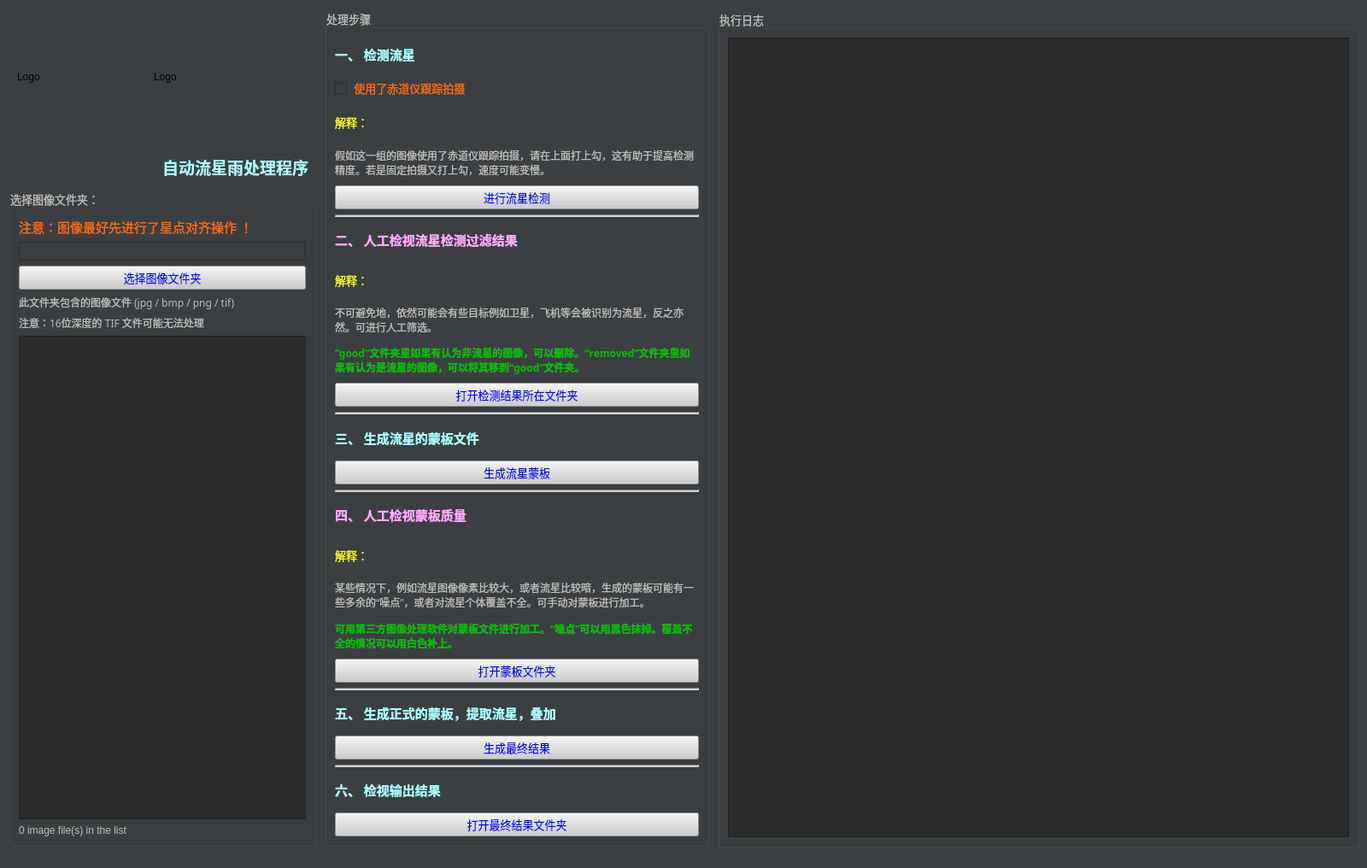
<?xml version="1.0" encoding="UTF-8"?>
<ui version="4.0">
 <class>MainWindow</class>
 <widget class="QMainWindow" name="MainWindow">
  <property name="geometry">
   <rect>
    <x>0</x>
    <y>0</y>
    <width>1600</width>
    <height>1016</height>
   </rect>
  </property>
  <property name="font">
   <font>
    <family>微软雅黑</family>
    <pointsize>10</pointsize>
   </font>
  </property>
  <property name="windowTitle">
   <string>Auto meteor shower</string>
  </property>
  <property name="autoFillBackground">
   <bool>false</bool>
  </property>
  <property name="styleSheet">
   <string notr="true">background-color: rgb(60, 63, 65);</string>
  </property>
  <widget class="QWidget" name="centralwidget">
   <widget class="QLabel" name="logoLabel">
    <property name="geometry">
     <rect>
      <x>20</x>
      <y>10</y>
      <width>160</width>
      <height>160</height>
     </rect>
    </property>
    <property name="minimumSize">
     <size>
      <width>160</width>
      <height>160</height>
     </size>
    </property>
    <property name="maximumSize">
     <size>
      <width>160</width>
      <height>160</height>
     </size>
    </property>
    <property name="text">
     <string>Logo</string>
    </property>
   </widget>
   <widget class="QGroupBox" name="groupBox_3">
    <property name="geometry">
     <rect>
      <x>10</x>
      <y>221</y>
      <width>360</width>
      <height>770</height>
     </rect>
    </property>
    <property name="maximumSize">
     <size>
      <width>400</width>
      <height>16777215</height>
     </size>
    </property>
    <property name="font">
     <font>
      <family>微软雅黑</family>
      <pointsize>10</pointsize>
     </font>
    </property>
    <property name="styleSheet">
     <string notr="true">color: rgb(187, 187, 187);</string>
    </property>
    <property name="title">
     <string>选择图像文件夹：</string>
    </property>
    <layout class="QVBoxLayout" name="verticalLayout_3">
     <item>
      <widget class="QLabel" name="label">
       <property name="font">
        <font>
         <family>微软雅黑</family>
         <pointsize>11</pointsize>
         <weight>50</weight>
         <bold>false</bold>
        </font>
       </property>
       <property name="styleSheet">
        <string notr="true">color: rgb(255, 108, 0);</string>
       </property>
       <property name="text">
        <string>注意：图像最好先进行了星点对齐操作 ！</string>
       </property>
      </widget>
     </item>
     <item>
      <widget class="QLineEdit" name="folderNameText">
       <property name="font">
        <font>
         <family>Arial</family>
        </font>
       </property>
       <property name="styleSheet">
        <string notr="true">color: rgb(255, 255, 0);</string>
       </property>
       <property name="readOnly">
        <bool>true</bool>
       </property>
      </widget>
     </item>
     <item>
      <widget class="QPushButton" name="selectFolderButton">
       <property name="font">
        <font>
         <family>微软雅黑</family>
         <pointsize>10</pointsize>
        </font>
       </property>
       <property name="styleSheet">
        <string notr="true">background-color: rgb(205, 205, 205);
color: rgb(0, 0, 255);</string>
       </property>
       <property name="text">
        <string>选择图像文件夹</string>
       </property>
      </widget>
     </item>
     <item>
      <widget class="QLabel" name="label_2">
       <property name="font">
        <font>
         <family>微软雅黑</family>
         <pointsize>9</pointsize>
        </font>
       </property>
       <property name="text">
        <string>此文件夹包含的图像文件 (jpg / bmp / png / tif)</string>
       </property>
      </widget>
     </item>
     <item>
      <widget class="QLabel" name="label_17">
       <property name="font">
        <font>
         <family>微软雅黑</family>
         <pointsize>9</pointsize>
        </font>
       </property>
       <property name="text">
        <string>注意：16位深度的 TIF 文件可能无法处理</string>
       </property>
      </widget>
     </item>
     <item>
      <widget class="QListView" name="listView">
       <property name="font">
        <font>
         <family>Arial</family>
         <pointsize>10</pointsize>
        </font>
       </property>
       <property name="styleSheet">
        <string notr="true">background-color: rgb(43, 43, 43);
color: rgb(187, 187, 187);</string>
       </property>
      </widget>
     </item>
     <item>
      <widget class="QLabel" name="fileNumberLabel">
       <property name="font">
        <font>
         <family>Arial</family>
        </font>
       </property>
       <property name="text">
        <string>0 image file(s) in the list</string>
       </property>
      </widget>
     </item>
    </layout>
   </widget>
   <widget class="QGroupBox" name="groupBox">
    <property name="geometry">
     <rect>
      <x>380</x>
      <y>10</y>
      <width>450</width>
      <height>981</height>
     </rect>
    </property>
    <property name="minimumSize">
     <size>
      <width>360</width>
      <height>0</height>
     </size>
    </property>
    <property name="font">
     <font>
      <family>微软雅黑</family>
      <pointsize>10</pointsize>
     </font>
    </property>
    <property name="styleSheet">
     <string notr="true">color: rgb(187, 187, 187);</string>
    </property>
    <property name="title">
     <string>处理步骤</string>
    </property>
    <layout class="QVBoxLayout" name="verticalLayout">
     <item>
      <widget class="QLabel" name="label_4">
       <property name="font">
        <font>
         <family>微软雅黑</family>
         <pointsize>11</pointsize>
         <weight>75</weight>
         <bold>true</bold>
        </font>
       </property>
       <property name="styleSheet">
        <string notr="true">color: rgb(170, 255, 255);</string>
       </property>
       <property name="text">
        <string>一、 检测流星</string>
       </property>
      </widget>
     </item>
     <item>
      <widget class="QCheckBox" name="isEQmountCheckBox">
       <property name="font">
        <font>
         <family>微软雅黑</family>
         <pointsize>10</pointsize>
        </font>
       </property>
       <property name="styleSheet">
        <string notr="true">color: rgb(255, 108, 0);</string>
       </property>
       <property name="text">
        <string> 使用了赤道仪跟踪拍摄</string>
       </property>
      </widget>
     </item>
     <item>
      <widget class="QLabel" name="label_15">
       <property name="font">
        <font>
         <family>微软雅黑</family>
         <pointsize>10</pointsize>
         <weight>50</weight>
         <bold>false</bold>
        </font>
       </property>
       <property name="styleSheet">
        <string notr="true">color: rgb(255, 255, 0);</string>
       </property>
       <property name="text">
        <string>解释：</string>
       </property>
      </widget>
     </item>
     <item>
      <widget class="QLabel" name="label_16">
       <property name="font">
        <font>
         <family>微软雅黑</family>
         <pointsize>9</pointsize>
         <weight>50</weight>
         <bold>false</bold>
        </font>
       </property>
       <property name="text">
        <string>假如这一组的图像使用了赤道仪跟踪拍摄，请在上面打上勾，这有助于提高检测精度。若是固定拍摄又打上勾，速度可能变慢。</string>
       </property>
       <property name="wordWrap">
        <bool>true</bool>
       </property>
      </widget>
     </item>
     <item>
      <widget class="QPushButton" name="doDetectionButton">
       <property name="font">
        <font>
         <family>微软雅黑</family>
         <pointsize>10</pointsize>
        </font>
       </property>
       <property name="styleSheet">
        <string notr="true">background-color: rgb(205, 205, 205);
alternate-background-color: rgb(187, 187, 187);
color: rgb(0, 0, 255);</string>
       </property>
       <property name="text">
        <string>进行流星检测</string>
       </property>
      </widget>
     </item>
     <item>
      <widget class="Line" name="line">
       <property name="styleSheet">
        <string notr="true">background-color: rgb(187, 187, 187);</string>
       </property>
       <property name="lineWidth">
        <number>2</number>
       </property>
       <property name="orientation">
        <enum>Qt::Horizontal</enum>
       </property>
      </widget>
     </item>
     <item>
      <widget class="QLabel" name="label_5">
       <property name="font">
        <font>
         <family>微软雅黑</family>
         <pointsize>11</pointsize>
         <weight>75</weight>
         <bold>true</bold>
        </font>
       </property>
       <property name="styleSheet">
        <string notr="true">color: rgb(255, 170, 255);</string>
       </property>
       <property name="text">
        <string>二、 人工检视流星检测过滤结果</string>
       </property>
      </widget>
     </item>
     <item>
      <widget class="QLabel" name="label_3">
       <property name="font">
        <font>
         <family>微软雅黑</family>
         <pointsize>10</pointsize>
         <weight>50</weight>
         <bold>false</bold>
        </font>
       </property>
       <property name="styleSheet">
        <string notr="true">color: rgb(255, 255, 0);</string>
       </property>
       <property name="text">
        <string>解释：</string>
       </property>
      </widget>
     </item>
     <item>
      <widget class="QLabel" name="label_10">
       <property name="font">
        <font>
         <family>微软雅黑</family>
         <pointsize>9</pointsize>
        </font>
       </property>
       <property name="text">
        <string>不可避免地，依然可能会有些目标例如卫星，飞机等会被识别为流星，反之亦然。可进行人工筛选。</string>
       </property>
       <property name="wordWrap">
        <bool>true</bool>
       </property>
      </widget>
     </item>
     <item>
      <widget class="QLabel" name="label_11">
       <property name="font">
        <font>
         <family>微软雅黑</family>
         <pointsize>9</pointsize>
         <weight>75</weight>
         <bold>true</bold>
        </font>
       </property>
       <property name="styleSheet">
        <string notr="true">color: rgb(0, 191, 0);</string>
       </property>
       <property name="text">
        <string>“good”文件夹里如果有认为非流星的图像，可以删除。“removed”文件夹里如果有认为是流星的图像，可以将其移到“good”文件夹。</string>
       </property>
       <property name="wordWrap">
        <bool>true</bool>
       </property>
      </widget>
     </item>
     <item>
      <widget class="QPushButton" name="openDetectionFolderButton">
       <property name="font">
        <font>
         <family>微软雅黑</family>
         <pointsize>10</pointsize>
        </font>
       </property>
       <property name="styleSheet">
        <string notr="true">background-color: rgb(205, 205, 205);
color: rgb(0, 0, 255);</string>
       </property>
       <property name="text">
        <string>打开检测结果所在文件夹</string>
       </property>
      </widget>
     </item>
     <item>
      <widget class="Line" name="line_2">
       <property name="styleSheet">
        <string notr="true">background-color: rgb(187, 187, 187);</string>
       </property>
       <property name="lineWidth">
        <number>2</number>
       </property>
       <property name="orientation">
        <enum>Qt::Horizontal</enum>
       </property>
      </widget>
     </item>
     <item>
      <widget class="QLabel" name="label_6">
       <property name="font">
        <font>
         <family>微软雅黑</family>
         <pointsize>11</pointsize>
         <weight>75</weight>
         <bold>true</bold>
        </font>
       </property>
       <property name="styleSheet">
        <string notr="true">color: rgb(170, 255, 255);</string>
       </property>
       <property name="text">
        <string>三、 生成流星的蒙板文件</string>
       </property>
      </widget>
     </item>
     <item>
      <widget class="QPushButton" name="generateMaskButton">
       <property name="font">
        <font>
         <family>微软雅黑</family>
         <pointsize>10</pointsize>
        </font>
       </property>
       <property name="styleSheet">
        <string notr="true">background-color: rgb(205, 205, 205);
color: rgb(0, 0, 255);</string>
       </property>
       <property name="text">
        <string>生成流星蒙板</string>
       </property>
      </widget>
     </item>
     <item>
      <widget class="Line" name="line_3">
       <property name="styleSheet">
        <string notr="true">background-color: rgb(187, 187, 187);</string>
       </property>
       <property name="lineWidth">
        <number>2</number>
       </property>
       <property name="orientation">
        <enum>Qt::Horizontal</enum>
       </property>
      </widget>
     </item>
     <item>
      <widget class="QLabel" name="label_7">
       <property name="font">
        <font>
         <family>微软雅黑</family>
         <pointsize>11</pointsize>
         <weight>75</weight>
         <bold>true</bold>
        </font>
       </property>
       <property name="styleSheet">
        <string notr="true">color: rgb(255, 170, 255);</string>
       </property>
       <property name="text">
        <string>四、 人工检视蒙板质量</string>
       </property>
       <property name="wordWrap">
        <bool>true</bool>
       </property>
      </widget>
     </item>
     <item>
      <widget class="QLabel" name="label_13">
       <property name="font">
        <font>
         <family>微软雅黑</family>
         <pointsize>10</pointsize>
         <weight>50</weight>
         <bold>false</bold>
        </font>
       </property>
       <property name="styleSheet">
        <string notr="true">color: rgb(255, 255, 0);</string>
       </property>
       <property name="text">
        <string>解释：</string>
       </property>
      </widget>
     </item>
     <item>
      <widget class="QLabel" name="label_12">
       <property name="font">
        <font>
         <family>微软雅黑</family>
        </font>
       </property>
       <property name="text">
        <string>某些情况下，例如流星图像像素比较大，或者流星比较暗，生成的蒙板可能有一些多余的“噪点”，或者对流星个体覆盖不全。可手动对蒙板进行加工。</string>
       </property>
       <property name="wordWrap">
        <bool>true</bool>
       </property>
      </widget>
     </item>
     <item>
      <widget class="QLabel" name="label_14">
       <property name="font">
        <font>
         <family>微软雅黑</family>
         <weight>75</weight>
         <bold>true</bold>
        </font>
       </property>
       <property name="styleSheet">
        <string notr="true">color: rgb(0, 191, 0);</string>
       </property>
       <property name="text">
        <string>可用第三方图像处理软件对蒙板文件进行加工。“噪点”可以用黑色抹掉。覆盖不全的情况可以用白色补上。</string>
       </property>
       <property name="wordWrap">
        <bool>true</bool>
       </property>
      </widget>
     </item>
     <item>
      <widget class="QPushButton" name="openMaskFolderButton">
       <property name="font">
        <font>
         <family>微软雅黑</family>
         <pointsize>10</pointsize>
        </font>
       </property>
       <property name="styleSheet">
        <string notr="true">background-color: rgb(205, 205, 205);
color: rgb(0, 0, 255);</string>
       </property>
       <property name="text">
        <string>打开蒙板文件夹</string>
       </property>
      </widget>
     </item>
     <item>
      <widget class="Line" name="line_4">
       <property name="styleSheet">
        <string notr="true">background-color: rgb(187, 187, 187);</string>
       </property>
       <property name="lineWidth">
        <number>2</number>
       </property>
       <property name="orientation">
        <enum>Qt::Horizontal</enum>
       </property>
      </widget>
     </item>
     <item>
      <widget class="QLabel" name="label_8">
       <property name="font">
        <font>
         <family>微软雅黑</family>
         <pointsize>11</pointsize>
         <weight>75</weight>
         <bold>true</bold>
        </font>
       </property>
       <property name="styleSheet">
        <string notr="true">color: rgb(170, 255, 255);</string>
       </property>
       <property name="text">
        <string>五、 生成正式的蒙板，提取流星，叠加</string>
       </property>
       <property name="wordWrap">
        <bool>true</bool>
       </property>
      </widget>
     </item>
     <item>
      <widget class="QPushButton" name="generateFinalButton">
       <property name="font">
        <font>
         <family>微软雅黑</family>
         <pointsize>10</pointsize>
        </font>
       </property>
       <property name="styleSheet">
        <string notr="true">background-color: rgb(205, 205, 205);
color: rgb(0, 0, 255);</string>
       </property>
       <property name="text">
        <string>生成最终结果</string>
       </property>
      </widget>
     </item>
     <item>
      <widget class="Line" name="line_7">
       <property name="styleSheet">
        <string notr="true">background-color: rgb(187, 187, 187);</string>
       </property>
       <property name="lineWidth">
        <number>2</number>
       </property>
       <property name="orientation">
        <enum>Qt::Horizontal</enum>
       </property>
      </widget>
     </item>
     <item>
      <widget class="QLabel" name="label_9">
       <property name="font">
        <font>
         <family>微软雅黑</family>
         <pointsize>11</pointsize>
         <weight>75</weight>
         <bold>true</bold>
        </font>
       </property>
       <property name="styleSheet">
        <string notr="true">color: rgb(170, 255, 255);</string>
       </property>
       <property name="text">
        <string>六、 检视输出结果</string>
       </property>
       <property name="wordWrap">
        <bool>true</bool>
       </property>
      </widget>
     </item>
     <item>
      <widget class="QPushButton" name="openFinalFolderButton">
       <property name="font">
        <font>
         <family>微软雅黑</family>
         <pointsize>10</pointsize>
        </font>
       </property>
       <property name="styleSheet">
        <string notr="true">background-color: rgb(205, 205, 205);
color: rgb(0, 0, 255);</string>
       </property>
       <property name="text">
        <string>打开最终结果文件夹</string>
       </property>
      </widget>
     </item>
    </layout>
   </widget>
   <widget class="QGroupBox" name="groupBox_2">
    <property name="geometry">
     <rect>
      <x>840</x>
      <y>11</y>
      <width>751</width>
      <height>981</height>
     </rect>
    </property>
    <property name="font">
     <font>
      <family>微软雅黑</family>
      <pointsize>10</pointsize>
     </font>
    </property>
    <property name="styleSheet">
     <string notr="true">color: rgb(187, 187, 187);</string>
    </property>
    <property name="title">
     <string>执行日志</string>
    </property>
    <layout class="QVBoxLayout" name="verticalLayout_2">
     <item>
      <widget class="QTextEdit" name="processLogsEdit">
       <property name="font">
        <font>
         <family>Courier New</family>
        </font>
       </property>
       <property name="autoFillBackground">
        <bool>false</bool>
       </property>
       <property name="styleSheet">
        <string notr="true">background-color: rgb(43, 43, 43);
color: rgb(187, 187, 187);</string>
       </property>
       <property name="readOnly">
        <bool>true</bool>
       </property>
      </widget>
     </item>
    </layout>
   </widget>
   <widget class="QLabel" name="meteorLabel">
    <property name="geometry">
     <rect>
      <x>180</x>
      <y>10</y>
      <width>190</width>
      <height>160</height>
     </rect>
    </property>
    <property name="minimumSize">
     <size>
      <width>190</width>
      <height>160</height>
     </size>
    </property>
    <property name="maximumSize">
     <size>
      <width>190</width>
      <height>160</height>
     </size>
    </property>
    <property name="text">
     <string>Logo</string>
    </property>
   </widget>
   <widget class="QLabel" name="label_20">
    <property name="geometry">
     <rect>
      <x>10</x>
      <y>180</y>
      <width>351</width>
      <height>31</height>
     </rect>
    </property>
    <property name="font">
     <font>
      <family>微软雅黑</family>
      <pointsize>14</pointsize>
      <weight>75</weight>
      <bold>true</bold>
     </font>
    </property>
    <property name="layoutDirection">
     <enum>Qt::RightToLeft</enum>
    </property>
    <property name="styleSheet">
     <string notr="true">color: rgb(170, 255, 255);</string>
    </property>
    <property name="text">
     <string>自动流星雨处理程序</string>
    </property>
    <property name="alignment">
     <set>Qt::AlignRight|Qt::AlignTrailing|Qt::AlignVCenter</set>
    </property>
   </widget>
  </widget>
  <widget class="QStatusBar" name="statusbar"/>
 </widget>
 <resources/>
 <connections/>
 <designerdata>
  <property name="gridDeltaX">
   <number>10</number>
  </property>
  <property name="gridDeltaY">
   <number>10</number>
  </property>
  <property name="gridSnapX">
   <bool>true</bool>
  </property>
  <property name="gridSnapY">
   <bool>true</bool>
  </property>
  <property name="gridVisible">
   <bool>true</bool>
  </property>
 </designerdata>
</ui>
